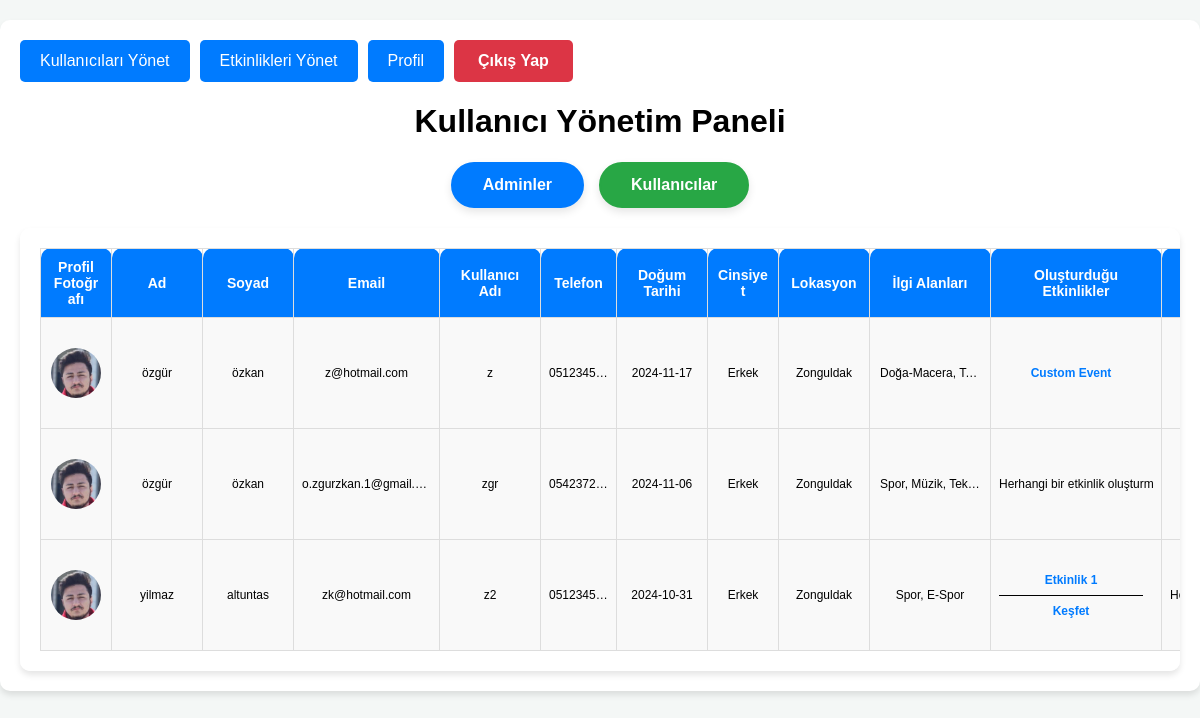
The page /admin/user/ on the database as committed earlier.
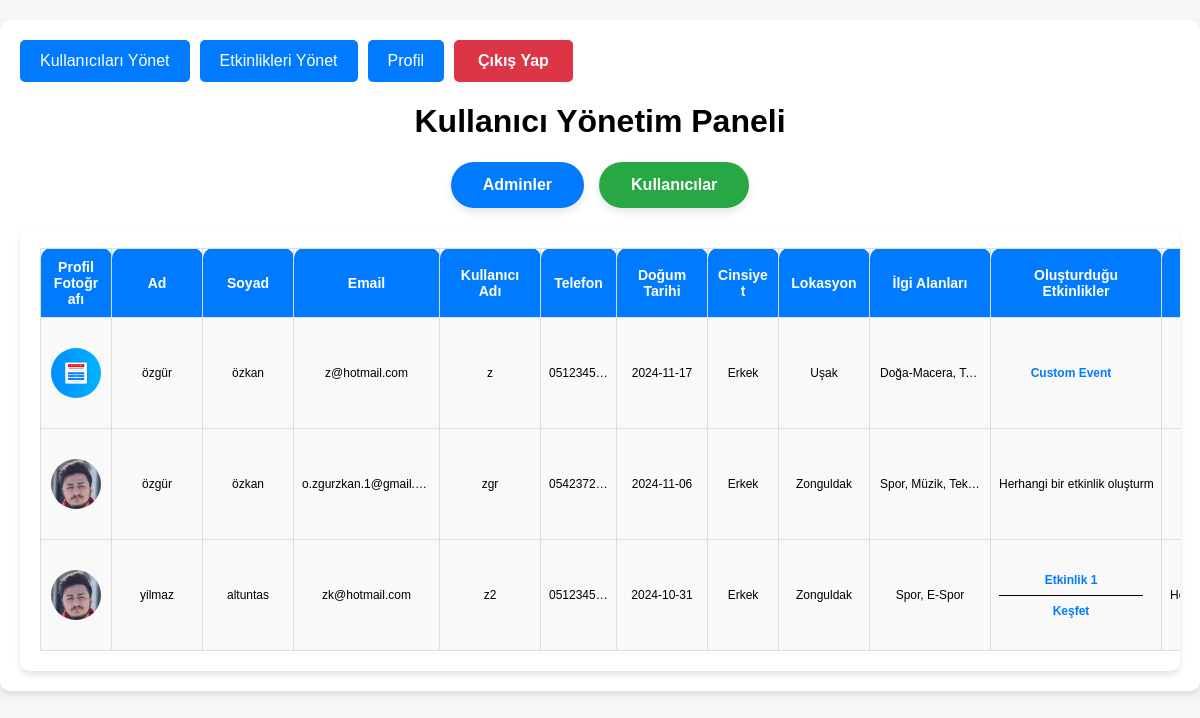
The same page on the database as committed later.
### tables this page shows
CREATE TABLE users (
        ID INTEGER PRIMARY KEY AUTOINCREMENT,
        username TEXT NOT NULL UNIQUE,
        password TEXT NOT NULL,
        email TEXT NOT NULL UNIQUE,
        location TEXT NOT NULL,
        interests TEXT NOT NULL,
        first_name TEXT NOT NULL,
        last_name TEXT NOT NULL,
        birth_date TEXT NOT NULL,
        gender TEXT NOT NULL,
        phone_number TEXT NOT NULL UNIQUE,
        profile_photo TEXT NOT NULL,
        status TEXT NOT NULL DEFAULT 'user'
    );

CREATE TABLE events (
        ID INTEGER PRIMARY KEY AUTOINCREMENT,
        event_name TEXT NOT NULL,
        description TEXT NOT NULL,
        startDate TEXT NOT NULL,
        finishDate TEXT NOT NULL,
        startTime TEXT NOT NULL,
        finishTime TEXT NOT NULL,
        duration TEXT NOT NULL,
        city TEXT NOT NULL,        
        address TEXT NOT NULL,        
        category TEXT NOT NULL,
        creator_username TEXT NOT NULL,
        isApproved BOOLEAN DEFAULT FALSE NOT NULL
    );

### app.py (the view)
@app.route('/admin/user/')
def view_user():
    users = get_all_users()
    return render_template('view_users.html',
                           users=users,
                           get_created_events_by_username=get_created_events_by_username, # function
                           get_user_attended_events=get_user_attended_events) # function

### database.py (called while the page is built)
def get_db_connection():
    conn = sqlite3.connect(DATABASE)
    conn.row_factory = sqlite3.Row
    return conn

def get_created_events_by_username(username):
    conn = get_db_connection()
    cursor = conn.cursor()
    cursor.execute('''
        SELECT ID, event_name, description, startDate, finishDate, startTime, finishTime, city, address, category, creator_username, isApproved
        FROM events
        WHERE creator_username = ?
    ''', (username,))
    events = cursor.fetchall()
    conn.close()
    return [
        {
            "ID": event[0],
            "event_name": event[1],
            "description": event[2],
            "startDate": event[3],
            "finishDate": event[4],
            "startTime": event[5],
            "finishTime": event[6],
            "city": event[7],
            "address": event[8],
            "category": event[9],
            "creator_username": event[10],
            "is_approved": event[11],
        }
        for event in events
    ]

def get_all_users():
    conn = get_db_connection()
    cursor = conn.cursor()
    cursor.execute("SELECT * FROM users")
    users = cursor.fetchall()
    conn.close()
    return users

### templates/view_users.html (shortened to what this page needs)
<!DOCTYPE html>
<html lang="tr">
<head>
    <link rel="stylesheet" href="{{ url_for('static', filename='css/view_users_style.css') }}">
</head>
<body>
<div class="container">
    <nav class="admin-navigation-buttons">
        <button onclick="location.href='{{ url_for('view_user', user_id=1) }}'" class="admin-nav-btn">Kullanıcıları
            Yönet
        </button>
        <button onclick="location.href='{{ url_for('view_event', event_id=1) }}'" class="admin-nav-btn">Etkinlikleri
            Yönet
        </button>
        <button onclick="location.href='{{ url_for('admin_profile') }}'" class="admin-nav-btn">Profil</button>
        <form action="{{ url_for('logout') }}" method="POST">
            <button type="submit" class="btn logout-btn">Çıkış Yap</button>
        </form>
    </nav>
    <h1>Kullanıcı Yönetim Paneli</h1>
    <div class="filter-buttons">
        <button class="filter-button" id="admin-btn">Adminler</button>
        <button class="filter-button" id="user-btn">Kullanıcılar</button>
    </div>
    <section class="user-list">
        <table class="user-table">
            <thead>
            <tr>
                <th>Profil Fotoğrafı</th>
                <th>Ad</th>
                <th>Soyad</th>
                <th>Email</th>
                <th>Kullanıcı Adı</th>
                <th>Telefon</th>
                <th>Doğum Tarihi</th>
                <th>Cinsiyet</th>
                <th>Lokasyon</th>
                <th>İlgi Alanları</th>
                <th>Oluşturduğu Etkinlikler</th>
                <th>Katıldığı Etkinlikler</th>
            </tr>
            </thead>
            <tbody>
            {% for user in users %}
                <tr class="user-row" data-status="{{ user[12] }}">
                    <td><img src="{{ url_for('static', filename=user[11]) }}" alt="Profil Fotoğrafı"
                             class="profile-photo"></td>
                    <td>{{ user[6] }}</td>
                    <td>{{ user[7] }}</td>
                    <td>{{ user[3] }}</td>
                    <td>{{ user[1] }}</td>
                    <td>{{ user[10] }}</td>
                    <td>{{ user[8] }}</td>
                    <td>{{ user[9] }}</td>
                    <td>{{ user[4] }}</td>
                    <td class="interests">{{ user[5] }}</td>
                    <td>
                        <div class="events-list">
                            {% set created_events = get_created_events_by_username(user[1]) %}
                            {% if created_events %}
                                {% for event in created_events %}
                                    <p>
                                        <a href="{{ url_for('event_detail', event_id=event['ID']) }}"
                                           class="event-link">
                                            {{ event["event_name"] }}
                                        </a>
                                    </p>
                                {% endfor %}
                            {% else %}
                                <p>Herhangi bir etkinlik oluşturmadı.</p>
                            {% endif %}
                        </div>
                    </td>
                    <td>
                        <div class="events-list">
                            {% set attended_events = get_user_attended_events(user[0]) %}
                            {% if attended_events %}
                                {% for event in attended_events %}
                                    <p>
                                    </p>
                                {% endfor %}
                            {% else %}
                                <p>Herhangi bir etkinliğe katılmadı.</p>
                            {% endif %}
                        </div>
                    </td>
                </tr>
            {% endfor %}
            </tbody>
        </table>
    </section>
</div>
</body>
</html>

### static/css/view_users_style.css (style rules this page uses)
body { font-family: 'Arial', sans-serif; background-color: #f4f7f6; margin: 0; padding: 0; box-sizing: border-box; }
.container { max-width: 1800px; margin: 20px auto; padding: 20px; background-color: #fff; box-shadow: 0 4px 6px rgba(0, 0, 0, 0.1); border-radius: 10px; }
h1 { text-align: center; }
.user-table { table-layout: fixed; }
.user-table th { background-color: #007bff; color: white; font-size: 14px; text-align: center; padding: 10px; border: 1px solid #ddd; }
.user-list { background-color: #ffffff; padding: 20px; border-radius: 10px; box-shadow: 0 4px 6px rgba(0, 0, 0, 0.1); overflow-y: auto; }
table { width: 100%; border-collapse: collapse; }
table th, table td { text-align: center; vertical-align: middle; padding: 8px; border: 1px solid #ddd; }
.profile-photo { width: 50px; height: 50px; border-radius: 50%; object-fit: cover; display: block; margin: 0 auto; }
th { background-color: #007BFF; color: white; font-weight: bold; border-top-left-radius: 10px; border-top-right-radius: 10px; }
td { background-color: #f9f9f9; font-size: 12px; }
.user-table tbody td { line-height: 10px; vertical-align: middle; overflow: hidden; text-overflow: ellipsis; white-space: nowrap; }
td.interests { word-wrap: break-word; white-space: normal; max-width: 250px; padding: 10px; }
td.interests { overflow-wrap: break-word; overflow: hidden; text-overflow: ellipsis; max-width: 250px; }
.events-list { max-height: 60px; overflow-y: auto; overflow-x: hidden; padding-right: 10px; }
.events-list p { margin: 0; padding: 10px 0; border-bottom: 1px solid #000000; }
.events-list p:last-child { border-bottom: none; }
.event-link { color: #007bff; text-decoration: none; font-weight: bold; }
.filter-buttons { text-align: center; margin: 20px 0; display: flex; justify-content: center; gap: 15px; }
.filter-button { padding: 12px 30px; font-size: 16px; font-weight: bold; color: white; background-color: #007BFF; border: 2px solid #007BFF; border-radius: 25px; cursor: pointer; transition: all 0.3s ease; box-shadow: 0 4px 8px rgba(0, 0, 0, 0.1); }
.filter-button.active { background-color: #28a745; border-color: #28a745; }
th, td { width: 150px; word-wrap: break-word; }
th:nth-child(1), td:nth-child(1) { width: 50px; }
th:nth-child(2), td:nth-child(2) { width: 70px; }
th:nth-child(3), td:nth-child(3) { width: 70px; }
th:nth-child(4), td:nth-child(4) { width: 125px; }
th:nth-child(5), td:nth-child(5) { width: 80px; }
th:nth-child(6), td:nth-child(6) { width: 55px; }
th:nth-child(7), td:nth-child(7) { width: 70px; }
th:nth-child(8), td:nth-child(8) { width: 50px; }
th:nth-child(9), td:nth-child(9) { width: 70px; }
th:nth-child(10), td:nth-child(10) { width: 100px; }
th:nth-child(11), td:nth-child(11) { width: 150px; }
th:nth-child(12), td:nth-child(12) { width: 150px; }
.logout-btn { padding: 12px 24px; font-size: 16px; font-weight: bold; background-color: #dc3545; color: white; border: none; border-radius: 5px; cursor: pointer; transition: background-color 0.3s, transform 0.3s; }
.admin-navigation-buttons { display: flex; gap: 10px; margin-bottom: 20px; }
.admin-nav-btn { padding: 10px 20px; background-color: #007bff; color: white; border: none; border-radius: 5px; cursor: pointer; font-size: 16px; }

Rows that differ between the two databases and show on the page:
changed users "z@hotmail.com": profile_photo: picture added in place of a placeholder; location "Zonguldak" → "Uşak"
